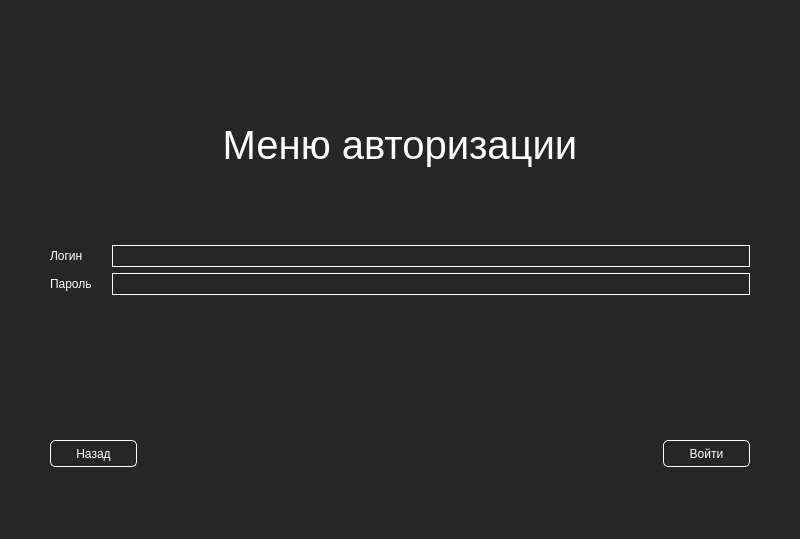
<?xml version="1.0" encoding="UTF-8"?>
<ui version="4.0">
 <class>MainWindow</class>
 <widget class="QMainWindow" name="MainWindow">
  <property name="geometry">
   <rect>
    <x>0</x>
    <y>0</y>
    <width>800</width>
    <height>539</height>
   </rect>
  </property>
  <property name="windowTitle">
   <string>MainWindow</string>
  </property>
  <property name="styleSheet">
   <string notr="true">QWidget {
	background: #262626;
	color: white;
	selection-background-color: #2cde85;
	selection-color: black;
}


QPushButton {
	border-radius: 5px;
	border: 1px solid white;
	color: white;
	min-width: 85px;
	min-height: 25px;
}

QPushButton::hover {
	background: #2cde85;	
	color: black;
	border: none;

}

QFrame#frame {
	/*background-color: white;*/
	border: 1px solid white;
}


QLineEdit {
	min-height: 20px;
	border: 1px solid white;
}</string>
  </property>
  <widget class="QWidget" name="centralwidget">
   <layout class="QVBoxLayout" name="verticalLayout">
    <property name="leftMargin">
     <number>50</number>
    </property>
    <property name="topMargin">
     <number>50</number>
    </property>
    <property name="rightMargin">
     <number>50</number>
    </property>
    <property name="bottomMargin">
     <number>50</number>
    </property>
    <item>
     <widget class="QLabel" name="label">
      <property name="font">
       <font>
        <pointsize>30</pointsize>
       </font>
      </property>
      <property name="text">
       <string>Меню авторизации</string>
      </property>
      <property name="alignment">
       <set>Qt::AlignCenter</set>
      </property>
     </widget>
    </item>
    <item>
     <layout class="QFormLayout" name="formLayout">
      <property name="labelAlignment">
       <set>Qt::AlignLeading|Qt::AlignLeft|Qt::AlignVCenter</set>
      </property>
      <property name="formAlignment">
       <set>Qt::AlignLeading|Qt::AlignLeft|Qt::AlignTop</set>
      </property>
      <property name="horizontalSpacing">
       <number>20</number>
      </property>
      <item row="0" column="0">
       <widget class="QLabel" name="label_2">
        <property name="sizePolicy">
         <sizepolicy hsizetype="Preferred" vsizetype="Preferred">
          <horstretch>0</horstretch>
          <verstretch>0</verstretch>
         </sizepolicy>
        </property>
        <property name="text">
         <string>Логин</string>
        </property>
       </widget>
      </item>
      <item row="1" column="0">
       <widget class="QLabel" name="label_3">
        <property name="text">
         <string>Пароль</string>
        </property>
       </widget>
      </item>
      <item row="0" column="1">
       <widget class="QLineEdit" name="le_login"/>
      </item>
      <item row="1" column="1">
       <widget class="QLineEdit" name="le_password">
        <property name="echoMode">
         <enum>QLineEdit::Password</enum>
        </property>
       </widget>
      </item>
     </layout>
    </item>
    <item>
     <layout class="QHBoxLayout" name="horizontalLayout">
      <property name="spacing">
       <number>20</number>
      </property>
      <item>
       <widget class="QPushButton" name="back_btn">
        <property name="text">
         <string>Назад</string>
        </property>
       </widget>
      </item>
      <item>
       <spacer name="horizontalSpacer">
        <property name="orientation">
         <enum>Qt::Horizontal</enum>
        </property>
        <property name="sizeHint" stdset="0">
         <size>
          <width>40</width>
          <height>20</height>
         </size>
        </property>
       </spacer>
      </item>
      <item>
       <widget class="QPushButton" name="signin_btn">
        <property name="text">
         <string>Войти</string>
        </property>
       </widget>
      </item>
     </layout>
    </item>
   </layout>
  </widget>
  <widget class="QStatusBar" name="statusbar"/>
 </widget>
 <resources/>
 <connections/>
</ui>
